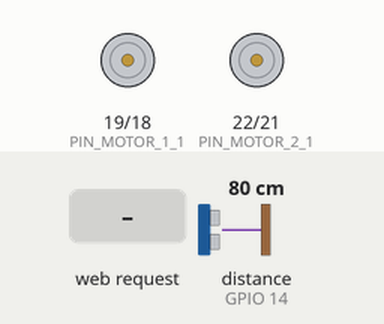
This sketch was run on a simulated ESP32. Shown: motor-driver pin pairs drawn as motors (green arrow = first pin HIGH = forward, orange = second pin HIGH = backward, longer = more drive, scaled by the enable pin). Wiring (inferred from the names in the program): ultrasonic range finder: trigger GPIO 12; echo GPIO 14. The inputs (shaded band) are chosen by the test bench; at power-on: distance to the obstacle (sensor on GPIO 14) 80 cm. The echo pulse lasts 58.3 µs per cm; WiFi joins after 1.5 s; servers stay silent unless stated; storage starts empty; what the sketch prints to the serial monitor is not drawn.

Above: at 2.7 s.
2.8 s: distance to the obstacle (sensor on GPIO 14) set to 55 cm
4.3 s: distance to the obstacle (sensor on GPIO 14) set to 46 cm
At 4.6 s:
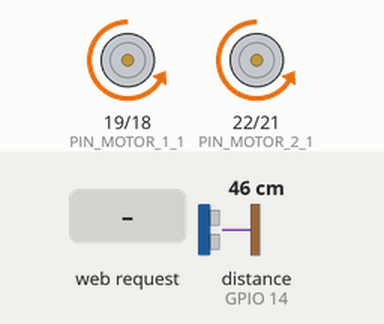
7.3 s: HTTP request GET /forward received
At 7.7 s:
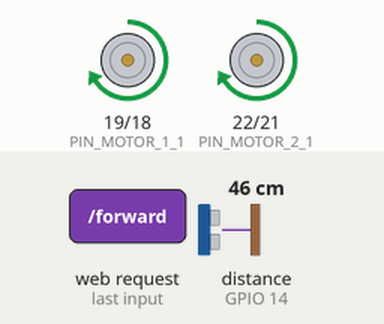
10.3 s: HTTP request GET /right received
13.3 s: distance to the obstacle (sensor on GPIO 14) set to 60 cm
At 14.0 s:
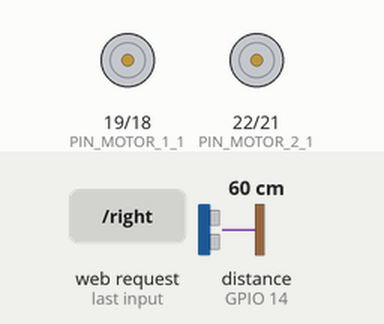
14.8 s: distance to the obstacle (sensor on GPIO 14) set to 2 cm
At 15.95 s:
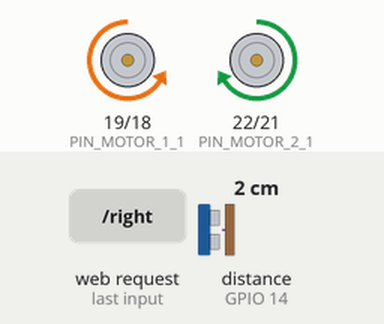
Timing chart, 0 to 18.8 s (numbered marks = the images above; inputs shaded):
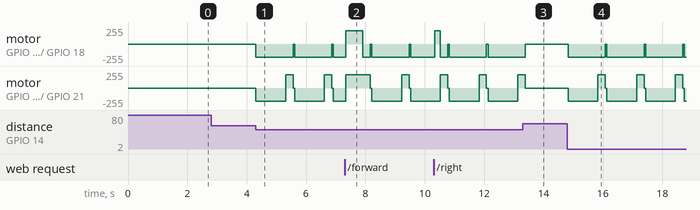

The sketch:

clase11_servidor_async_mov_sensor_OK.ino
```cpp
#include <WiFi.h>
#include "ESPAsyncWebServer.h"
#include "LittleFS.h"

// Credenciales WiFi
const char* ssid = "Red24";
const char* password = "Lourdes7944";

// Pines Sensor Ultrasonido
const int PIN_DISPARO = 12;
const int PIN_ECO = 14;

// Pines Puente H (Motores)
const int PIN_MOTOR_1_1 = 19;
const int PIN_MOTOR_1_2 = 18;
const int PIN_MOTOR_2_1 = 22;
const int PIN_MOTOR_2_2 = 21;
const int PIN_PWM1 = 5;
const int PIN_PWM2 = 23;

const int CANAL_PWM1 = 4;     // ESP32 has 16 channels which can generate 16 independent waveforms
const int CANAL_PWM2 = 1;
const int PWM_FREQ = 500;      // Recall that Arduino Uno is ~490 Hz. Official ESP32 example uses 5,000Hz
const int PWM_RESOLUTION = 8;  // We'll use same resolution as Uno (8 bits, 0-255) but ESP32 can go up to 16 bits
// The max duty cycle value based on PWM resolution (will be 255 if resolution is 8 bits)
const int MAX_DUTY_CYCLE = (int)(pow(2, PWM_RESOLUTION) - 1); // 255 PARA 8 BITS


// Configuracion de IP Estatica
IPAddress ipLocal(192, 168, 0, 100);
IPAddress puertaEnlace(192, 168, 0, 1);
IPAddress mascaraSubred(255, 255, 255, 0);
IPAddress dns(192, 168, 0, 1);

// Variable para la distancia del sensor
float distancia;
int velocidadMotor;

// Instancia del servidor web asíncrono en el puerto 80
AsyncWebServer server(80);

// Declaración de funciones de movimiento (prototipos)
void moverAdelante();
void moverAtras();
void girarIzquierda();
void girarDerecha();
void detenerMotores();
float leerDistancia();

void setup() {
  Serial.begin(115200);
  pinMode(PIN_PWM1, OUTPUT);
  pinMode(PIN_PWM2, OUTPUT);
  ledcAttachChannel(PIN_PWM1, PWM_FREQ, PWM_RESOLUTION, CANAL_PWM1);
  ledcAttachChannel(PIN_PWM2, PWM_FREQ, PWM_RESOLUTION, CANAL_PWM2);

  ledcWriteChannel(CANAL_PWM1, 200); // velocidad inicial
  ledcWriteChannel(CANAL_PWM2, 200);

  // Configuración de pines del sensor y Puente H
  pinMode(PIN_DISPARO, OUTPUT);
  pinMode(PIN_ECO, INPUT);

  pinMode(PIN_MOTOR_1_1, OUTPUT);
  pinMode(PIN_MOTOR_1_2, OUTPUT);
  pinMode(PIN_MOTOR_2_1, OUTPUT);
  pinMode(PIN_MOTOR_2_2, OUTPUT);


  detenerMotores(); // Aseguramos que empiece quieto

  // Inicializar LittleFS
  Serial.println("Inicializando LittleFS...");
  if (!LittleFS.begin(true)) {
    Serial.println("ERROR: Fallo al montar LittleFS");
    return;
  }
  Serial.println("LittleFS montado correctamente.");

  Serial.println("\n--- Iniciando Configuración de Red ---");
  if (!WiFi.config(ipLocal, puertaEnlace, mascaraSubred, dns)) {
    Serial.println("ERROR: ¡Error al aplicar la configuración de IP fija!");
  } else {
    Serial.println("Configuración de IP fija aplicada correctamente.");
  }

  Serial.print("Conectando a la red: ");
  Serial.println(ssid);
  WiFi.begin(ssid, password);

  int retries = 0;
  while (WiFi.status() != WL_CONNECTED && retries < 20) {
    delay(500);
    Serial.print(".");
    retries++;
  }

  if (WiFi.status() == WL_CONNECTED) {
    Serial.println("\n¡WiFi conectado exitosamente!");
    Serial.print("Dirección IP asignada: ");
    Serial.println(WiFi.localIP());

    // --- RUTAS ASÍNCRONAS ---
    // Ruta raíz - index.html desde Little fs
    server.on("/", HTTP_GET, [](AsyncWebServerRequest *request) {
      request->send(LittleFS, "/index.html", "text/html");
    });

    // Ruta para los estilos CSS
    server.on("/style.css", HTTP_GET, [](AsyncWebServerRequest *request) {
      if (LittleFS.exists("/style.css")) {
        request->send(LittleFS, "/style.css", "text/css");
      } else {
        request->send(404, "text/plain", "style.css no encontrado");
      }
    });

    // Rutas de Control de Movimiento
    server.on("/forward", HTTP_GET, [](AsyncWebServerRequest *request) {
      Serial.println("Robot Web: Adelante");
      moverAdelante();
      request->send(200, "text/plain", "Avanzando...");
    });

    server.on("/backward", HTTP_GET, [](AsyncWebServerRequest *request) {
      Serial.println("Robot Web: Atrás");
      moverAtras();
      request->send(200, "text/plain", "Retrocediendo...");
    });

    server.on("/left", HTTP_GET, [](AsyncWebServerRequest *request) {
      Serial.println("Robot Web: Izquierda");
      girarIzquierda();
      request->send(200, "text/plain", "Girando a la Izquierda");
    });

    server.on("/right", HTTP_GET, [](AsyncWebServerRequest *request) {
      Serial.println("Robot Web: Derecha");
      girarDerecha();
      request->send(200, "text/plain", "Girando a la Derecha");
    });

    server.on("/stop", HTTP_GET, [](AsyncWebServerRequest *request) {
      Serial.println("Robot Web: STOP");
      detenerMotores();
      request->send(200, "text/plain", "Detenido");
    });

    // Ruta para devolver el valor numérico de la distancia
    server.on("/distancia", HTTP_GET, [](AsyncWebServerRequest *request) {
      request->send(200, "text/plain", String(distancia, 2));
    });

    // Ruta para establecer la velocidad del motor
    server.on("/velocidad", HTTP_GET, [](AsyncWebServerRequest *request) {
      if (request->hasParam("valor")) {
        int vel = request->getParam("valor")->value().toInt();
        if (vel >= 0 && vel <= 255) {
          velocidadMotor = vel;
          char respuesta[30];
          snprintf(respuesta, sizeof(respuesta), "Velocidad: %d", velocidadMotor);
          request->send(200, "text/plain", respuesta);
          Serial.printf("Velocidad motor: %d\n", velocidadMotor);
          ledcWriteChannel(CANAL_PWM1, velocidadMotor);
          ledcWriteChannel(CANAL_PWM2, velocidadMotor);
        } else {
          request->send(400, "text/plain", "Error: rango invalido (0-255)");
        }
      } else {
        request->send(400, "text/plain", "Error: falta parametro 'valor'");
      }
    });

    // Manejo de error 404
    server.onNotFound([](AsyncWebServerRequest *request) {
      request->send(404, "text/plain", "No encontrado");
    });

    server.begin();
    Serial.println("Servidor HTTP Async iniciado.");
  } else {
    Serial.println("\n¡No se pudo conectar a WiFi!");
  }
}

void loop() {

  // Sistema de seguridad autónoma con el sensor ultrasónico
  distancia = leerDistancia();

  // Si detecta un obstáculo a menos de 50cm, retrocede y desvía
  if (distancia > 0 && distancia <= 50) {
    Serial.print("¡Obstáculo detectado a ");
    Serial.print(distancia);
    Serial.println(" cm!");
    moverAtras();
    delay(1000);
    girarIzquierda();
    delay(250);
    detenerMotores();
  }

  delay(50);
}

// --- FUNCIONES DE MOVIMIENTO ---

void moverAdelante() {
  digitalWrite(PIN_MOTOR_1_1, HIGH);
  digitalWrite(PIN_MOTOR_1_2, LOW);
  digitalWrite(PIN_MOTOR_2_1, HIGH);
  digitalWrite(PIN_MOTOR_2_2, LOW);
}

void moverAtras() {
  digitalWrite(PIN_MOTOR_1_1, LOW);
  digitalWrite(PIN_MOTOR_1_2, HIGH);
  digitalWrite(PIN_MOTOR_2_1, LOW);
  digitalWrite(PIN_MOTOR_2_2, HIGH);
}

void girarIzquierda() {
  digitalWrite(PIN_MOTOR_1_1, LOW);
  digitalWrite(PIN_MOTOR_1_2, HIGH);
  digitalWrite(PIN_MOTOR_2_1, HIGH);
  digitalWrite(PIN_MOTOR_2_2, LOW);
}

void girarDerecha() {
  digitalWrite(PIN_MOTOR_1_1, HIGH);
  digitalWrite(PIN_MOTOR_1_2, LOW);
  digitalWrite(PIN_MOTOR_2_1, LOW);
  digitalWrite(PIN_MOTOR_2_2, HIGH);
}

void detenerMotores() {
  digitalWrite(PIN_MOTOR_1_1, LOW);
  digitalWrite(PIN_MOTOR_1_2, LOW);
  digitalWrite(PIN_MOTOR_2_1, LOW);
  digitalWrite(PIN_MOTOR_2_2, LOW);
}

// --- FUNCIÓN SENSOR ---
float leerDistancia() {
  digitalWrite(PIN_DISPARO, LOW);
  delayMicroseconds(2);
  digitalWrite(PIN_DISPARO, HIGH);
  delayMicroseconds(10);
  digitalWrite(PIN_DISPARO, LOW);

  long tiempo = pulseIn(PIN_ECO, HIGH, 30000); // Timeout de 30ms
  float d = tiempo / 58.3;
  return d;
}
```

Measured:
- the behaviour switches between 51 and 50 cm on distance to the obstacle (sensor on GPIO 14) (found by bisection; images 0 and 1)
- after the input at 2.8 s, every drawn part: stays the same
- after the input at 4.3 s, motor on GPIO 19 (PIN_MOTOR_1_1) / GPIO 18 (PIN_MOTOR_1_2): stopped → backward 199/255 at once; motor on GPIO 22 (PIN_MOTOR_2_1) / GPIO 21 (PIN_MOTOR_2_2): alternates forward 199/255 for 0.25 s and backward 199/255 for 1.0 s, starting at once
- after the input at 13.3 s, motor on GPIO 19 (PIN_MOTOR_1_1) / GPIO 18 (PIN_MOTOR_1_2), motor on GPIO 22 (PIN_MOTOR_2_1) / GPIO 21 (PIN_MOTOR_2_2): goes on until 13.4 s, then stays stopped
- after the input at 14.8 s, motor on GPIO 19 (PIN_MOTOR_1_1) / GPIO 18 (PIN_MOTOR_1_2): stopped → backward 199/255 at once; motor on GPIO 22 (PIN_MOTOR_2_1) / GPIO 21 (PIN_MOTOR_2_2): stopped → backward 199/255 at once, then repeats every 1.3 s: forward 199/255 0.25 s, stopped 0.05 s, backward 199/255 1.0 s
